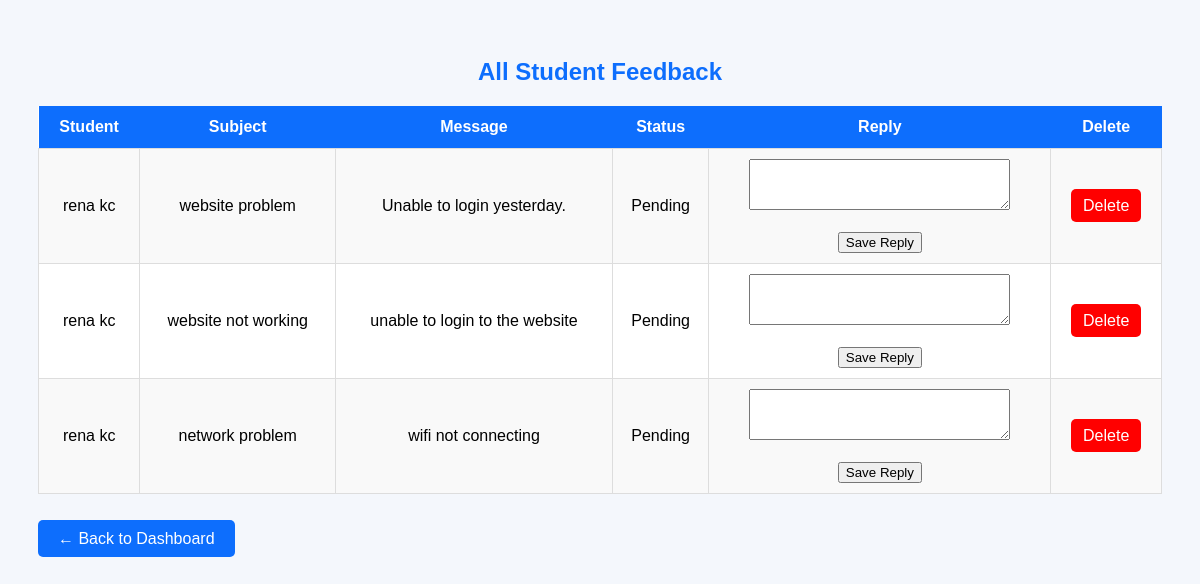
The app's page /allfeedback/ with its own data.
### feedback/models.py (models this page shows, shortened)
class Feedback(models.Model):
    student = models.ForeignKey(Student,on_delete=models.CASCADE)
    subject = models.CharField(max_length=100)
    message = models.TextField()
    reply = models.TextField(blank=True)
    status = models.CharField(max_length=30,default="Pending")

class Student(models.Model):
    name = models.CharField(max_length=100)
    email = models.EmailField(unique=True)
    phone = models.CharField(max_length=15)
    password = models.CharField(max_length=100)
    status = models.BooleanField(default=True)
    is_admin = models.BooleanField(default=False)

### feedback/views.py (the view)
# urls.py: path('allfeedback/', views.allfeedback, name='allfeedback'),
def allfeedback(request):
    feedback = Feedback.objects.all()
    return render(request, 'allfeedback.html', {'feedback': feedback})

### feedback/templates/allfeedback.html (shortened to what this page needs)
<!DOCTYPE html>
<html>
<head>
</head>
<body>
<h2>All Student Feedback</h2>
<table>
<tr>
    <th>Student</th>
    <th>Subject</th>
    <th>Message</th>
    <th>Status</th>
    <th>Reply</th>
    <th>Delete</th>
</tr>
{% for f in feedback %}
<tr>
    <td>{{ f.student.name }}</td>
    <td>{{ f.subject }}</td>
    <td>{{ f.message }}</td>
    <td>{{ f.status }}</td>
    <td>
        <form method="POST" action="/reply/{{ f.id }}/">
            <textarea name="reply" rows="3" cols="30">{{ f.reply }}</textarea>
            <br><br>
            <button type="submit">Save Reply</button>
        </form>
    </td>
    <td>
    <a href="/deletefeedback/{{ f.id }}/"
       onclick="return confirm('Are you sure you want to delete this feedback?')"
       style="background:red;color:white;padding:8px 12px;text-decoration:none;border-radius:5px;">
       Delete
    </a>
    </td>
</tr>
{% endfor %}
</table>
<br><br>
<a href="/admindashboard/">← Back to Dashboard</a>
</body>
</html>

### feedback/templates/allfeedback.html (style rules this page uses)
body { font-family: Arial, sans-serif; background:#f4f7fc; padding:30px; }
h2 { text-align:center; color:#0d6efd; }
table { width:100%; border-collapse:collapse; background:white; }
th { background:#0d6efd; color:white; padding:12px; }
td { padding:10px; border:1px solid #ddd; text-align:center; }
tr:nth-child(even) { background:#f9f9f9; }
a { text-decoration:none; background:#0d6efd; color:white; padding:10px 20px; border-radius:5px; }

### records on screen
Feedback: student.name "rena kc", subject "website problem", message "Unable to login yesterday.", status "Pending"
Feedback: student.name "rena kc", subject "website not working", message "unable to login to the website", status "Pending"
Feedback: student.name "rena kc", subject "network problem", message "wifi not connecting", status "Pending"
